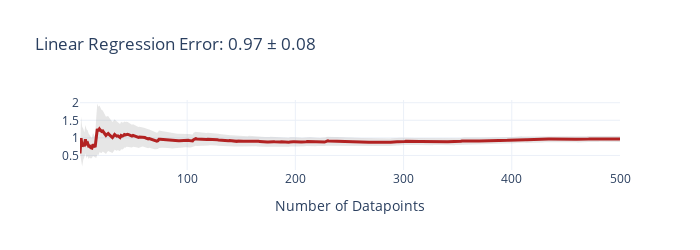
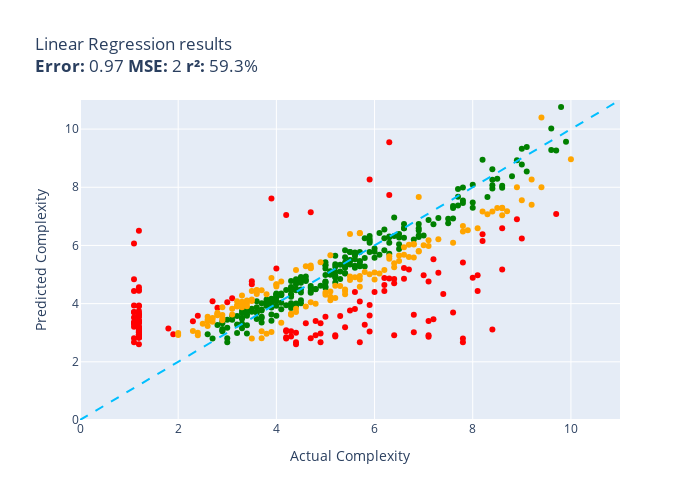

The cell these charts' notebook holds for them, in order:
### Code cell
def linear_regression(item):
    feature_vals = get_features(item)
    feature_df = pd.DataFrame([feature_vals])
    prediction = model.predict(feature_df)
    return float(prediction[0])

evaluate(linear_regression, test)

### Figure 1 — Plotly figure (JSON) as saved in the notebook; plotly's stock layout.template omitted (floating-point values rounded to 4 significant figures; data arrays with more than 128 entries replaced by an {"elided": "..."} marker saying what was removed)
{"data": [{"fill": "toself", "fillcolor": "rgba(128,128,128,0.2)", "hoverinfo": "skip", "line": {"color": "rgba(255,255,255,0)"}, "name": "95% CI", "showlegend": false, "type": "scatter", "x": {"elided": "1000 int values"}, "y": {"elided": "1000 float values"}}, {"customdata": {"elided": "500x1 float values"}, "hovertemplate": "n=%{x}<br>Avg Error=%{y:,.2f}<br>±95% CI=%{customdata[0]:,.2f}<extra></extra>", "line": {"color": "firebrick", "width": 3}, "mode": "lines", "name": "Cumulative Avg Error", "type": "scatter", "x": {"elided": "500 int values"}, "y": {"elided": "500 float values"}}], "layout": {"height": 250, "showlegend": false, "title": {"text": "Linear Regression Error: 0.97 ± 0.08"}, "width": 700, "xaxis": {"title": {"text": "Number of Datapoints"}}}}

### Figure 2 — Plotly figure (JSON) as saved in the notebook; plotly's stock layout.template omitted (floating-point values rounded to 4 significant figures; data arrays with more than 128 entries replaced by an {"elided": "..."} marker saying what was removed)
{"data": [{"customdata": {"elided": "229x1 str values"}, "hovertemplate": "%{customdata[0]}<extra></extra>", "legendgroup": "green", "marker": {"color": "green", "size": 6, "symbol": "circle"}, "mode": "markers", "name": "green", "orientation": "v", "showlegend": true, "type": "scatter", "x": {"elided": "229 float values"}, "xaxis": "x", "y": {"elided": "229 float values"}, "yaxis": "y"}, {"customdata": {"elided": "136x1 str values"}, "hovertemplate": "%{customdata[0]}<extra></extra>", "legendgroup": "red", "marker": {"color": "red", "size": 6, "symbol": "circle"}, "mode": "markers", "name": "red", "orientation": "v", "showlegend": true, "type": "scatter", "x": {"elided": "136 float values"}, "xaxis": "x", "y": {"elided": "136 float values"}, "yaxis": "y"}, {"customdata": {"elided": "135x1 str values"}, "hovertemplate": "%{customdata[0]}<extra></extra>", "legendgroup": "orange", "marker": {"color": "orange", "size": 6, "symbol": "circle"}, "mode": "markers", "name": "orange", "orientation": "v", "showlegend": true, "type": "scatter", "x": {"elided": "135 float values"}, "xaxis": "x", "y": {"elided": "135 float values"}, "yaxis": "y"}, {"hoverinfo": "skip", "line": {"color": "deepskyblue", "dash": "dash", "width": 2}, "mode": "lines", "name": "y = x", "showlegend": false, "type": "scatter", "x": [0, 11], "y": [0, 11]}], "layout": {"height": 500, "legend": {"title": {"text": "color"}, "tracegroupgap": 0}, "showlegend": false, "title": {"text": "Linear Regression results<br><b>Error:</b> 0.97 <b>MSE:</b> 2 <b>r²:</b> 59.3%"}, "width": 700, "xaxis": {"anchor": "y", "domain": [0, 1], "range": [0, 11], "title": {"text": "Actual Complexity"}}, "yaxis": {"anchor": "x", "domain": [0, 1], "range": [0, 11], "title": {"text": "Predicted Complexity"}}}}
